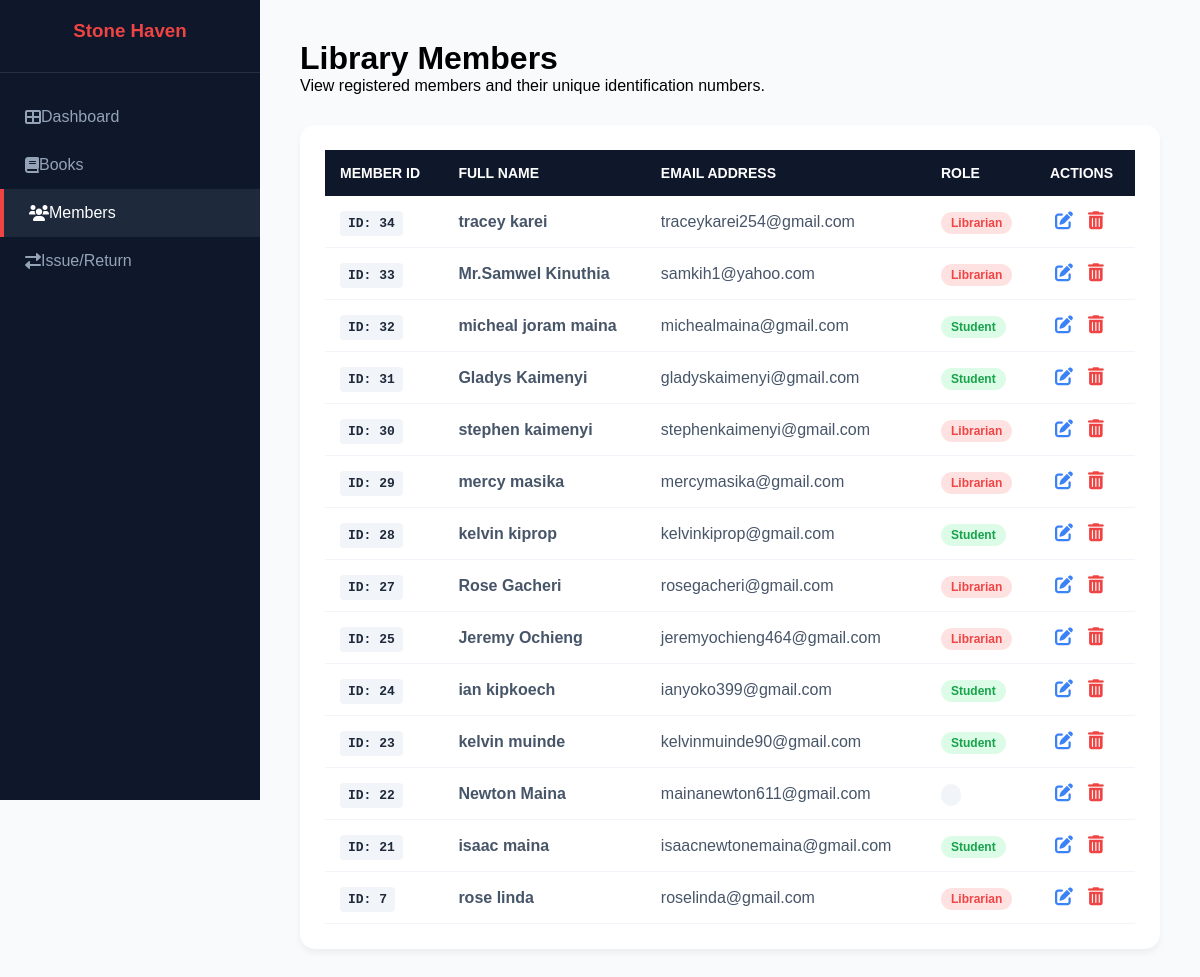
Page /members.php (signed in) on the committed database.
### tables this page shows
CREATE TABLE `users` (
  `id` int(11) NOT NULL,
  `fullname` varchar(100) NOT NULL,
  `username` varchar(50) NOT NULL,
  `email` varchar(255) NOT NULL,
  `password` varchar(255) NOT NULL,
  `role` enum('student','librarian') DEFAULT 'student',
  `created_at` timestamp NOT NULL DEFAULT current_timestamp(),
  `reset_token` varchar(255) DEFAULT NULL,
  `token_expires` datetime DEFAULT NULL
);

### members.php (the view, shortened to what this page needs)
<?php
include 'db.php';
$query = "SELECT id, fullname, email, role FROM users ORDER BY id DESC";
$result = $conn->query($query);
?>
<!DOCTYPE html>
<html lang="en">
<head>
    <link rel="stylesheet" href="https://cdnjs.cloudflare.com/ajax/libs/font-awesome/6.0.0/css/all.min.css">
</head>
<body>
    <nav class="sidebar">
        <div class="sidebar-header"><h3>Stone Haven</h3></div>
        <ul class="nav-links">
            <li><a href="dashboard.php"><i class="fas fa-th-large"></i> Dashboard</a></li>
            <li><a href="books.php"><i class="fas fa-book"></i> Books</a></li>
            <li><a href="members.php" class="active"><i class="fas fa-users"></i> Members</a></li>
            <li><a href="borrowings.php"><i class="fas fa-exchange-alt"></i> Issue/Return</a></li>
        </ul>
    </nav>
    <main class="main-content">
        <header>
            <h1>Library Members</h1>
            <p>View registered members and their unique identification numbers.</p>
        </header>
        <div class="table-container">
            <table>
                <thead>
                    <tr>
                        <th>Member ID</th>
                        <th>Full Name</th>
                        <th>Email Address</th>
                        <th>Role</th>
                        <th>Actions</th>
                    </tr>
                </thead>
                <tbody>
                    <?php if($result->num_rows > 0): ?>
                        <?php while($row = $result->fetch_assoc()): ?>
                        <tr>
                            <td><span class="id-badge">ID: <?php echo $row['id']; ?></span></td>
                            <td><strong><?php echo htmlspecialchars($row['fullname']); ?></strong></td>
                            <td><?php echo htmlspecialchars($row['email']); ?></td>
                            <td>
                                <span class="role-badge <?php
                                    if($row['role'] == 'librarian') echo 'role-librarian';
                                    elseif($row['role'] == 'student') echo 'role-student';
                                    else echo 'role-default';
                                ?>">
                                    <?php echo ucfirst($row['role']); ?>
                                </span>
                            </td>
                            <td class="action-btns">
                                <a href="edit_member.php?id=<?php echo $row['id']; ?>" class="edit-btn" title="Edit Member">
                                    <i class="fas fa-edit"></i>
                                </a>
                                <a href="members.php?delete_id=<?php echo $row['id']; ?>"
                                   class="delete-btn"
                                   title="Delete Member"
                                   onclick="return confirm('Are you sure you want to delete this member? All their borrowing history will also be deleted.')">
                                    <i class="fas fa-trash-alt"></i>
                                </a>
                            </td>
                        </tr>
                        <?php endwhile; ?>
                    <?php else: ?>
                        <tr>
                            <td colspan="5" style="text-align: center; padding: 20px;">No members found.</td>
                        </tr>
                    <?php endif; ?>
                </tbody>
            </table>
        </div>
    </main>
</body>
</html>

### members.php (style rules this page uses)
* { margin: 0; padding: 0; box-sizing: border-box; font-family: 'Poppins', sans-serif; }
body { display: flex; min-height: 100vh; background: #f8fafc; }
.sidebar { width: 260px; background: #0f172a; color: white; position: fixed; height: 100vh; padding: 20px 0; }
.sidebar-header { text-align: center; padding-bottom: 30px; border-bottom: 1px solid rgba(255,255,255,0.1); }
.sidebar-header h3 { color: #ef4444; }
.nav-links { list-style: none; margin-top: 20px; }
.nav-links li a { display: flex; align-items: center; padding: 15px 25px; color: #94a3b8; text-decoration: none; transition: 0.3s; }
.nav-links li a:hover, .nav-links li a.active { background: #1e293b; color: white; border-left: 4px solid #ef4444; }
.main-content { margin-left: 260px; flex-grow: 1; padding: 40px; }
header { margin-bottom: 30px; }
.table-container { background: white; padding: 25px; border-radius: 15px; box-shadow: 0 4px 6px rgba(0,0,0,0.05); }
table { width: 100%; border-collapse: collapse; }
th { text-align: left; padding: 15px; background: #0f172a; color: white; font-size: 14px; text-transform: uppercase; }
td { padding: 15px; border-bottom: 1px solid #f1f5f9; color: #475569; }
.role-badge { padding: 4px 10px; border-radius: 20px; font-size: 12px; font-weight: bold; }
.role-librarian { background: #fee2e2; color: #ef4444; }
.role-student { background: #dcfce7; color: #16a34a; }
.role-default { background: #f1f5f9; color: #64748b; }
.id-badge { background: #f1f5f9; color: #1e293b; padding: 5px 8px; border-radius: 4px; font-weight: bold; font-family: monospace; }
.action-btns a { margin: 0 5px; text-decoration: none; font-size: 18px; transition: 0.2s; }
.edit-btn { color: #3b82f6; }
.delete-btn { color: #ef4444; }

### rows in the picture
users: id "34", fullname "tracey karei", email "traceykarei254@gmail.com", role "Librarian"
users: id "33", fullname "Mr.Samwel Kinuthia", email "samkih1@yahoo.com", role "Librarian"
users: id "32", fullname "micheal joram maina", email "michealmaina@gmail.com", role "Student"
users: id "31", fullname "Gladys Kaimenyi", email "gladyskaimenyi@gmail.com", role "Student"
users: id "30", fullname "stephen kaimenyi", email "stephenkaimenyi@gmail.com", role "Librarian"
users: id "29", fullname "mercy masika", email "mercymasika@gmail.com", role "Librarian"
users: id "28", fullname "kelvin kiprop", email "kelvinkiprop@gmail.com", role "Student"
users: id "27", fullname "Rose Gacheri", email "rosegacheri@gmail.com", role "Librarian"
users: id "25", fullname "Jeremy Ochieng", email "jeremyochieng464@gmail.com", role "Librarian"
users: id "24", fullname "ian kipkoech", email "ianyoko399@gmail.com", role "Student"
users: id "23", fullname "kelvin muinde", email "kelvinmuinde90@gmail.com", role "Student"
users: id "22", fullname "Newton Maina", email "mainanewton611@gmail.com"
users: id "21", fullname "isaac maina", email "isaacnewtonemaina@gmail.com", role "Student"
users: id "7", fullname "rose linda", email "roselinda@gmail.com", role "Librarian"
